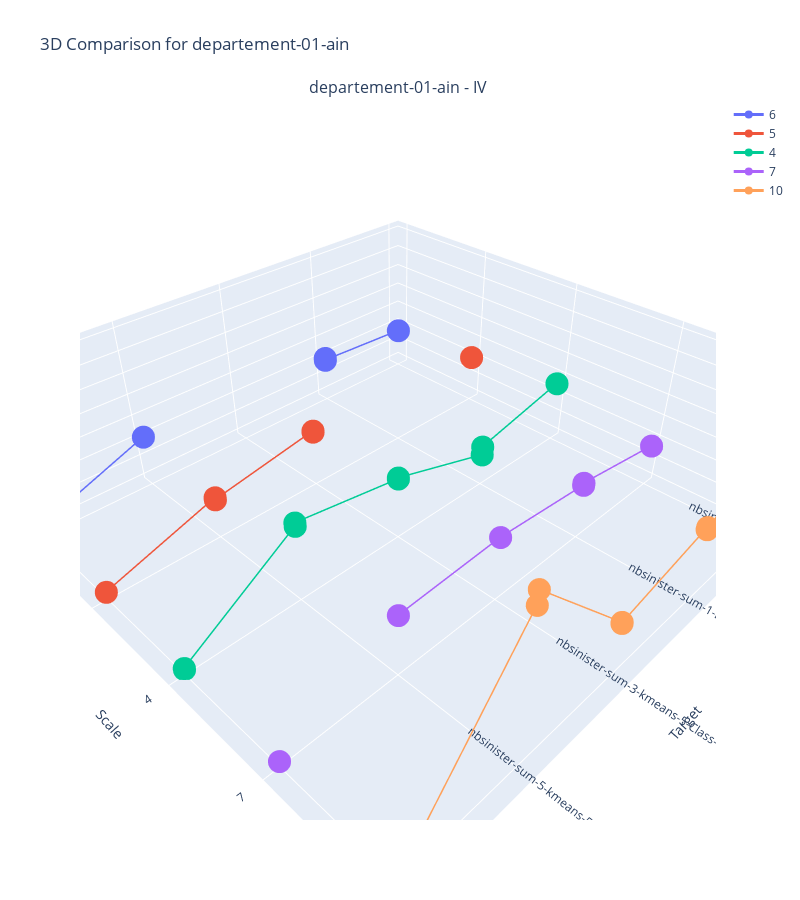
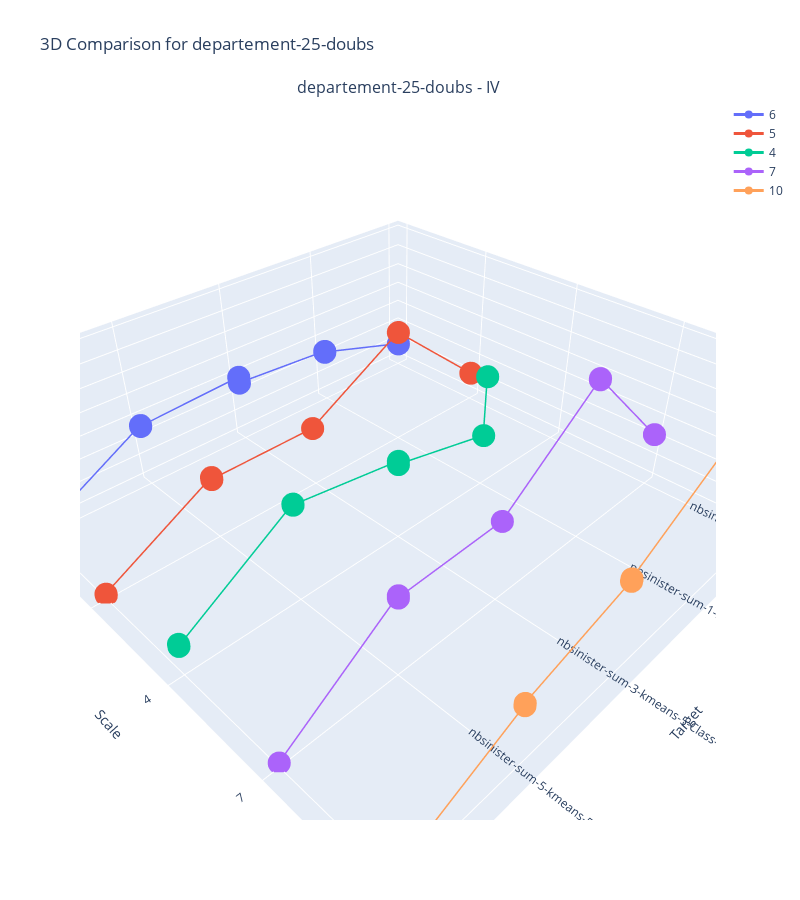
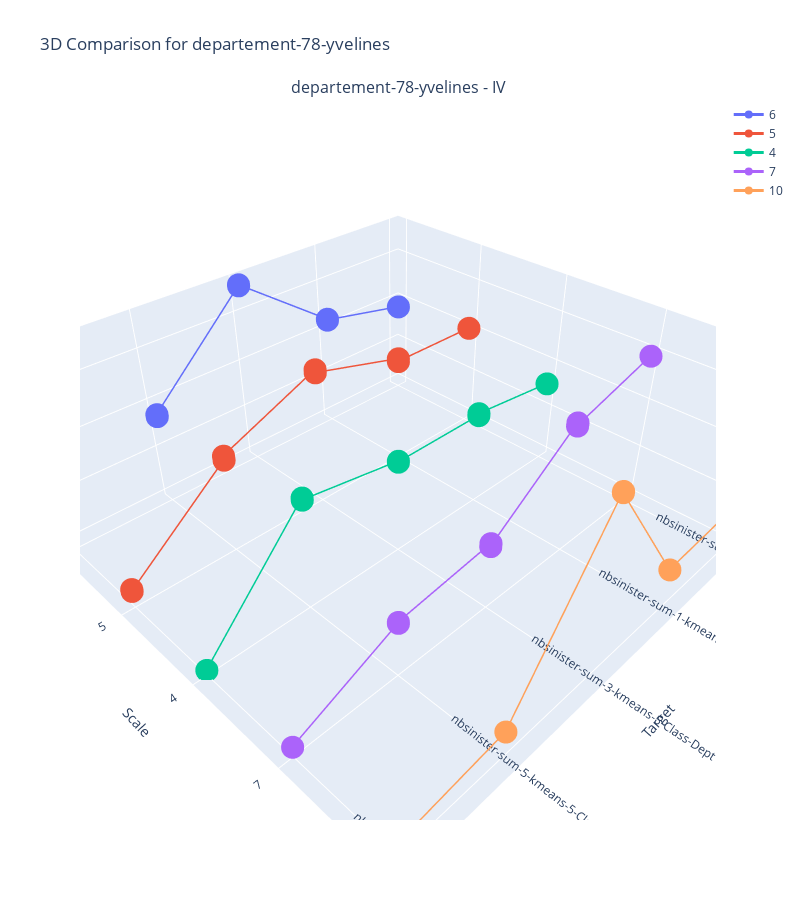

Notebook source saved alongside these figures, in order:
### Code cell
compare_models_2d(df, df.Department.unique(), dept_markers, ['IV'],  'Target', 'Scale', 'Scale')

### Figure 1 — Plotly figure (JSON) as saved in the notebook; plotly's stock layout.template omitted (floating-point values rounded to 4 significant figures)
{"data": [{"line": {"color": "#636EFA", "width": 3}, "marker": {"color": "#636EFA", "size": 8}, "mode": "lines+markers", "name": "6", "scene": "scene", "type": "scatter3d", "x": [0, 1, 1, 2, 2, 3, 3, 4, 4], "y": [0, 0, 0, 0, 0, 0, 0, 0, 0], "z": [0.35, 0.39, 0.41, null, null, 0.44, 0.44, 0.06, 0.06]}, {"line": {"color": "#EF553B", "width": 3}, "marker": {"color": "#EF553B", "size": 8}, "mode": "lines+markers", "name": "5", "scene": "scene", "type": "scatter3d", "x": [0, 1, 1, 2, 2, 3, 3, 4, 4], "y": [1, 1, 1, 1, 1, 1, 1, 1, 1], "z": [0.42, null, null, 0.49, 0.5, 0.33, 0.35, 0.03, 0.03]}, {"line": {"color": "#00CC96", "width": 3}, "marker": {"color": "#00CC96", "size": 8}, "mode": "lines+markers", "name": "4", "scene": "scene", "type": "scatter3d", "x": [0, 1, 1, 2, 2, 3, 3, 4, 4], "y": [2, 2, 2, 2, 2, 2, 2, 2, 2], "z": [0.54, 0.34, 0.26, 0.54, 0.53, 0.68, 0.65, 0.02, 0.01]}, {"line": {"color": "#AB63FA", "width": 3}, "marker": {"color": "#AB63FA", "size": 8}, "mode": "lines+markers", "name": "7", "scene": "scene", "type": "scatter3d", "x": [0, 1, 1, 2, 2, 3, 3, 4, 4], "y": [3, 3, 3, 3, 3, 3, 3, 3, 3], "z": [0.35, 0.49, 0.47, 0.55, 0.55, 0.51, null, 0.01, 0.01]}, {"line": {"color": "#FFA15A", "width": 3}, "marker": {"color": "#FFA15A", "size": 8}, "mode": "lines+markers", "name": "10", "scene": "scene", "type": "scatter3d", "x": [0, 1, 1, 2, 2, 3, 3, 4, 4], "y": [4, 4, 4, 4, 4, 4, 4, 4, 4], "z": [1.03, 0.62, 0.64, 0.44, 0.45, 1.41, 1.3, 0, 0]}], "layout": {"annotations": [{"font": {"size": 16}, "showarrow": false, "text": "departement-01-ain - IV", "x": 0.5, "xanchor": "center", "xref": "paper", "y": 1, "yanchor": "bottom", "yref": "paper"}], "height": 900, "scene": {"domain": {"x": [0, 1], "y": [0, 1]}, "xaxis": {"ticktext": ["nbsinister-sum-0-kmeans-5-Class-Dept", "nbsinister-sum-1-kmeans-5-Class-Dept", "nbsinister-sum-3-kmeans-5-Class-Dept", "nbsinister-sum-5-kmeans-5-Class-Dept", "nbsinister-sum-7-kmeans-5-Class-Dept"], "tickvals": [0, 1, 2, 3, 4], "title": {"text": "Target"}}, "yaxis": {"ticktext": ["6", "5", "4", "7", 10], "tickvals": [0, 1, 2, 3, 4], "title": {"text": "Scale"}}, "zaxis": {"title": {"text": "IV"}}}, "showlegend": true, "title": {"text": "3D Comparison for departement-01-ain"}, "width": 800}}

### Figure 2 — Plotly figure (JSON) as saved in the notebook; plotly's stock layout.template omitted (floating-point values rounded to 4 significant figures)
{"data": [{"line": {"color": "#636EFA", "width": 3}, "marker": {"color": "#636EFA", "size": 8}, "mode": "lines+markers", "name": "6", "scene": "scene", "type": "scatter3d", "x": [0, 1, 1, 2, 2, 3, 3, 4, 4], "y": [0, 0, 0, 0, 0, 0, 0, 0, 0], "z": [0.19, 0.47, 0.48, 0.54, 0.6, 0.54, 0.55, 0, 0]}, {"line": {"color": "#EF553B", "width": 3}, "marker": {"color": "#EF553B", "size": 8}, "mode": "lines+markers", "name": "5", "scene": "scene", "type": "scatter3d", "x": [0, 1, 1, 2, 2, 3, 3, 4, 4], "y": [1, 1, 1, 1, 1, 1, 1, 1, 1], "z": [0.24, 1.04, 1.04, 0.52, 0.52, 0.52, 0.54, 0.01, 0]}, {"line": {"color": "#00CC96", "width": 3}, "marker": {"color": "#00CC96", "size": 8}, "mode": "lines+markers", "name": "4", "scene": "scene", "type": "scatter3d", "x": [0, 1, 1, 2, 2, 3, 3, 4, 4], "y": [2, 2, 2, 2, 2, 2, 2, 2, 2], "z": [null, 1.01, 0.45, 0.66, 0.69, 0.83, 0.84, 0.23, 0.25]}, {"line": {"color": "#AB63FA", "width": 3}, "marker": {"color": "#AB63FA", "size": 8}, "mode": "lines+markers", "name": "7", "scene": "scene", "type": "scatter3d", "x": [0, 1, 1, 2, 2, 3, 3, 4, 4], "y": [3, 3, 3, 3, 3, 3, 3, 3, 3], "z": [0.46, 1.4, 1.39, 0.69, 0.69, 0.66, 0.68, 0, 0]}, {"line": {"color": "#FFA15A", "width": 3}, "marker": {"color": "#FFA15A", "size": 8}, "mode": "lines+markers", "name": "10", "scene": "scene", "type": "scatter3d", "x": [0, 1, 1, 2, 2, 3, 3, 4, 4], "y": [4, 4, 4, 4, 4, 4, 4, 4, 4], "z": [0.99, 1.27, 1.34, 0.82, 0.8, 0.54, 0.52, 0.09, 0.05]}], "layout": {"annotations": [{"font": {"size": 16}, "showarrow": false, "text": "departement-25-doubs - IV", "x": 0.5, "xanchor": "center", "xref": "paper", "y": 1, "yanchor": "bottom", "yref": "paper"}], "height": 900, "scene": {"domain": {"x": [0, 1], "y": [0, 1]}, "xaxis": {"ticktext": ["nbsinister-sum-0-kmeans-5-Class-Dept", "nbsinister-sum-1-kmeans-5-Class-Dept", "nbsinister-sum-3-kmeans-5-Class-Dept", "nbsinister-sum-5-kmeans-5-Class-Dept", "nbsinister-sum-7-kmeans-5-Class-Dept"], "tickvals": [0, 1, 2, 3, 4], "title": {"text": "Target"}}, "yaxis": {"ticktext": ["6", "5", "4", "7", 10], "tickvals": [0, 1, 2, 3, 4], "title": {"text": "Scale"}}, "zaxis": {"title": {"text": "IV"}}}, "showlegend": true, "title": {"text": "3D Comparison for departement-25-doubs"}, "width": 800}}

### Figure 3 — Plotly figure (JSON) as saved in the notebook; plotly's stock layout.template omitted (floating-point values rounded to 4 significant figures)
{"data": [{"line": {"color": "#636EFA", "width": 3}, "marker": {"color": "#636EFA", "size": 8}, "mode": "lines+markers", "name": "6", "scene": "scene", "type": "scatter3d", "x": [0, 1, 1, 2, 2, 3, 3, 4, 4], "y": [0, 0, 0, 0, 0, 0, 0, 0, 0], "z": [0.92, 1.11, 1.12, 1.8, 1.79, 0.89, 0.87, null, null]}, {"line": {"color": "#EF553B", "width": 3}, "marker": {"color": "#EF553B", "size": 8}, "mode": "lines+markers", "name": "5", "scene": "scene", "type": "scatter3d", "x": [0, 1, 1, 2, 2, 3, 3, 4, 4], "y": [1, 1, 1, 1, 1, 1, 1, 1, 1], "z": [1.02, 1.03, 1.06, 1.31, 1.34, 0.94, 0.9, 0.12, 0.14]}, {"line": {"color": "#00CC96", "width": 3}, "marker": {"color": "#00CC96", "size": 8}, "mode": "lines+markers", "name": "4", "scene": "scene", "type": "scatter3d", "x": [0, 1, 1, 2, 2, 3, 3, 4, 4], "y": [2, 2, 2, 2, 2, 2, 2, 2, 2], "z": [0.79, 0.9, 0.88, 0.88, 0.89, 1.04, 1.06, 0, 0]}, {"line": {"color": "#AB63FA", "width": 3}, "marker": {"color": "#AB63FA", "size": 8}, "mode": "lines+markers", "name": "7", "scene": "scene", "type": "scatter3d", "x": [0, 1, 1, 2, 2, 3, 3, 4, 4], "y": [3, 3, 3, 3, 3, 3, 3, 3, 3], "z": [1.47, 1.23, 1.26, 0.59, 0.62, 0.5, 0.49, 0.05, null]}, {"line": {"color": "#FFA15A", "width": 3}, "marker": {"color": "#FFA15A", "size": 8}, "mode": "lines+markers", "name": "10", "scene": "scene", "type": "scatter3d", "x": [0, 1, 1, 2, 2, 3, 3, 4, 4], "y": [4, 4, 4, 4, 4, 4, 4, 4, 4], "z": [0.4, 0.35, 0.35, 1.65, 1.66, 0.21, 0.21, 0.09, 0.02]}], "layout": {"annotations": [{"font": {"size": 16}, "showarrow": false, "text": "departement-78-yvelines - IV", "x": 0.5, "xanchor": "center", "xref": "paper", "y": 1, "yanchor": "bottom", "yref": "paper"}], "height": 900, "scene": {"domain": {"x": [0, 1], "y": [0, 1]}, "xaxis": {"ticktext": ["nbsinister-sum-0-kmeans-5-Class-Dept", "nbsinister-sum-1-kmeans-5-Class-Dept", "nbsinister-sum-3-kmeans-5-Class-Dept", "nbsinister-sum-5-kmeans-5-Class-Dept", "nbsinister-sum-7-kmeans-5-Class-Dept"], "tickvals": [0, 1, 2, 3, 4], "title": {"text": "Target"}}, "yaxis": {"ticktext": ["6", "5", "4", "7", 10], "tickvals": [0, 1, 2, 3, 4], "title": {"text": "Scale"}}, "zaxis": {"title": {"text": "IV"}}}, "showlegend": true, "title": {"text": "3D Comparison for departement-78-yvelines"}, "width": 800}}
